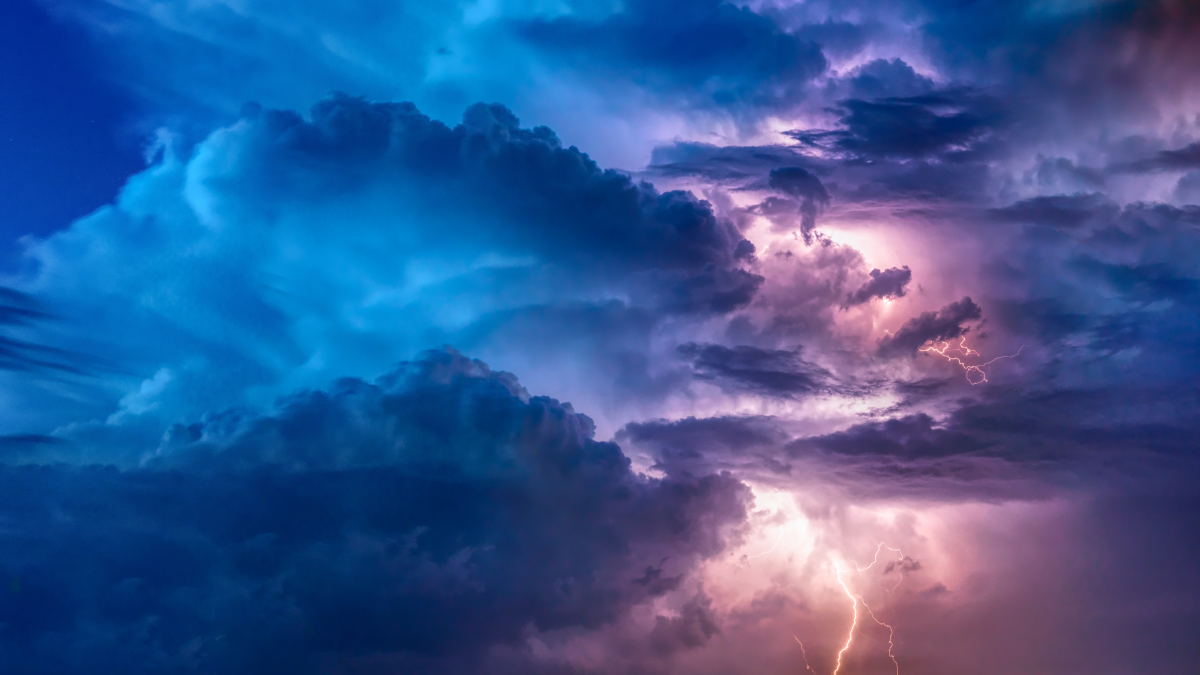
#> input picture image.jpg, 6000 x 3375 px, found by its file name (shown at 1/5 size)
$ python opencv2.py
#> lines starting #> are read from the running program, lines starting #| are printed output that depends on the picture
import cv2
img = cv2.imread("image.jpg")
#> img is the input picture: shape (3375, 6000, 3); mean B, G, R 147.2, 87.7, 53.3

h,w,c = img.shape
#> h = 3375; w = 6000; c = 3
print(h,w,c)
#| 3375 6000 3

"""#resize
resize = cv2.resize(img,(500,500))
cv2.imshow("resized",resize)
cv2.waitKey(0)
cv2.destroyAllWindows()"""

"""#crop
cropped = img[0:400,0:400]
cv2.imshow("cropped",cropped)
cv2.waitKey(0)
cv2.destroyAllWindows()"""

"""#rotate
center = (w//2,h//2)
matrix = cv2.getRotationMatrix2D(center,90,1)
rotated = cv2.warpAffine(img,matrix,(w,h))
cv2.imshow("rotated",rotated)
cv2.waitKey(0)
cv2.destroyAllWindows()"""

#flip
flipped = cv2.flip(img,0)#vertical
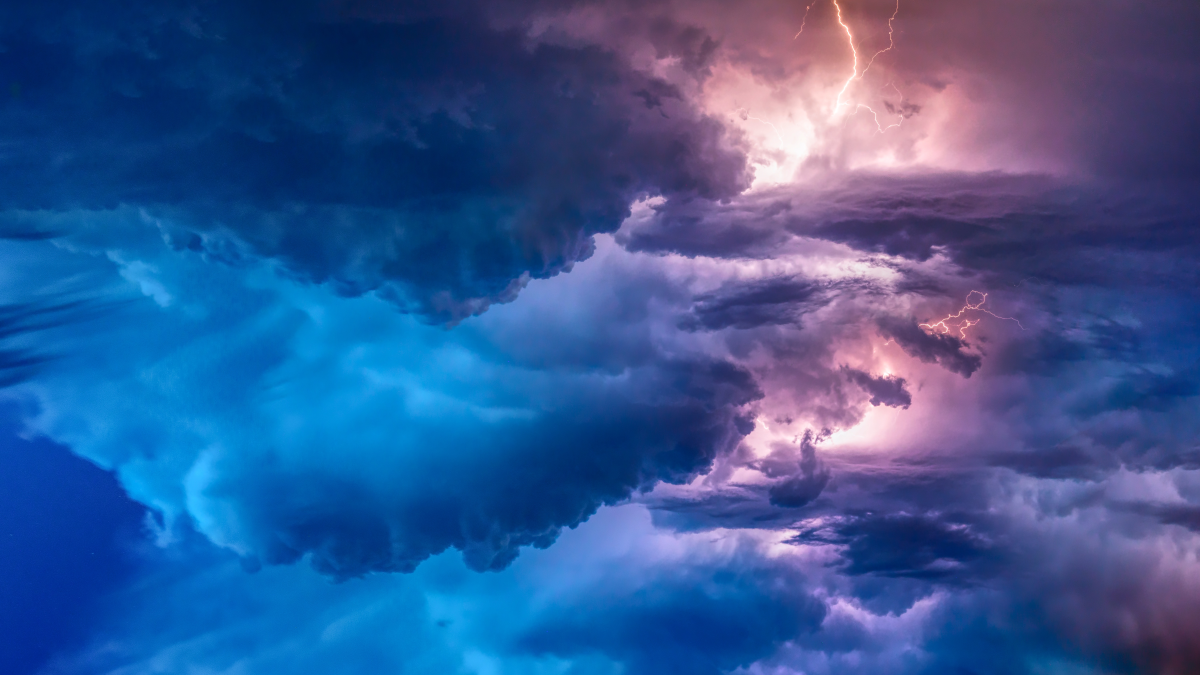
#> flipped: shape (3375, 6000, 3) (shown at 1/5 size); mean B, G, R 147.2, 87.7, 53.3
flipped = cv2.flip(img,1)#horizontal
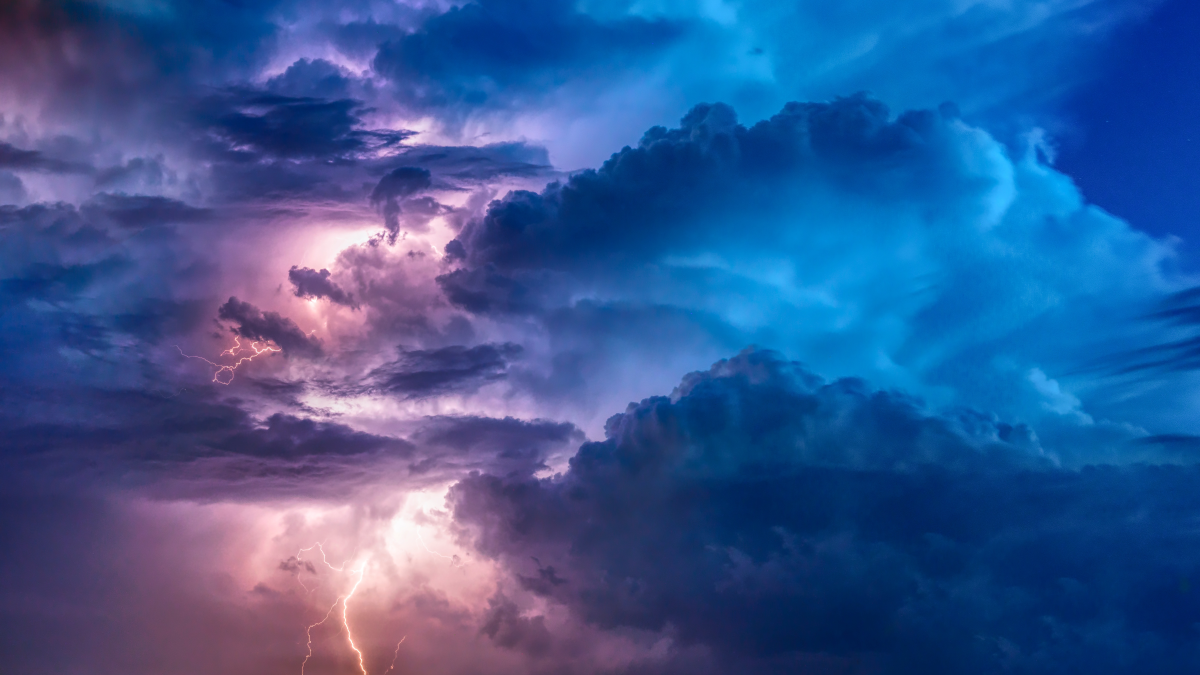
#> flipped: shape (3375, 6000, 3) (shown at 1/5 size); mean B, G, R 147.2, 87.7, 53.3
flipped = cv2.flip(img,-1)#both
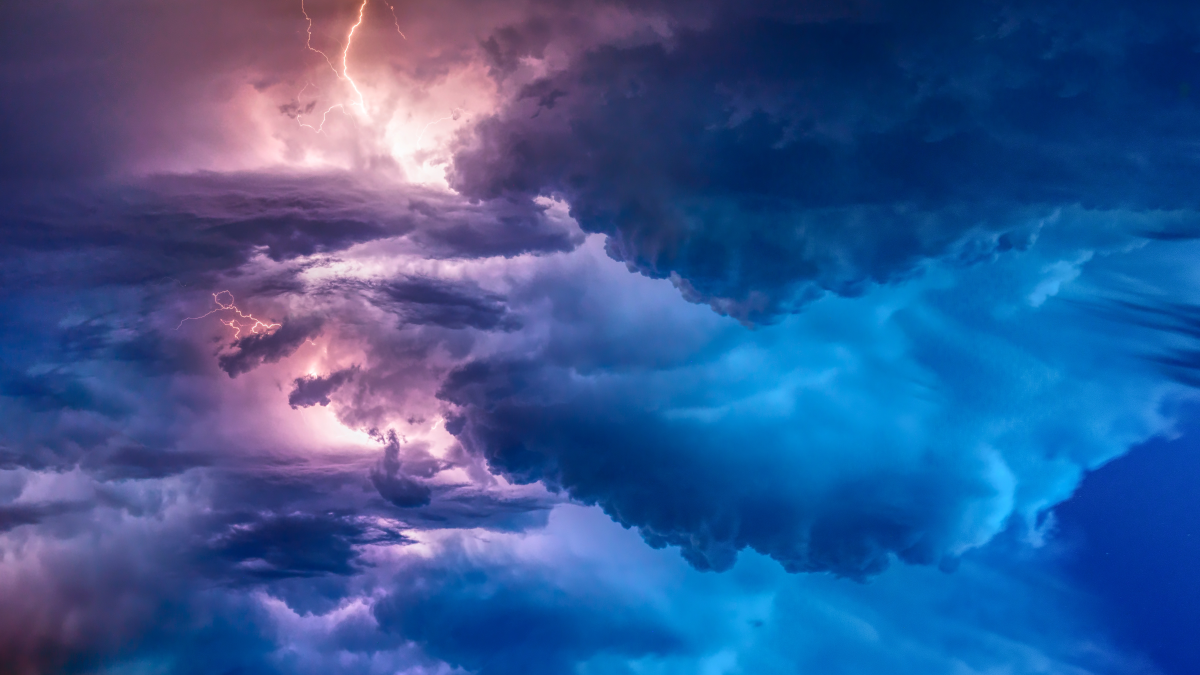
#> flipped: shape (3375, 6000, 3) (shown at 1/5 size); mean B, G, R 147.2, 87.7, 53.3
cv2.imshow("flipped",flipped)
cv2.waitKey(0)
cv2.destroyAllWindows()

cv2.imwrite("flipped.jpg",flipped)

$ run again, with lane detection.jpg copied over image.jpg
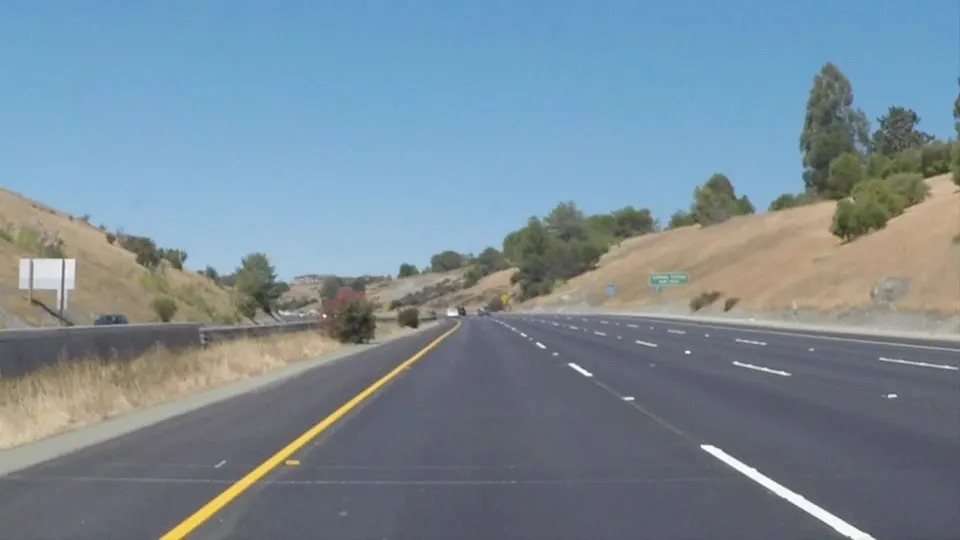
#> input picture lane detection.jpg, 960 x 540 px, found by its file name
#> img is the input picture: shape (540, 960, 3); mean B, G, R 151.5, 138.9, 120.8
#| 540 960 3
#> `flipped = cv2.flip(img,1)#horizontal`:
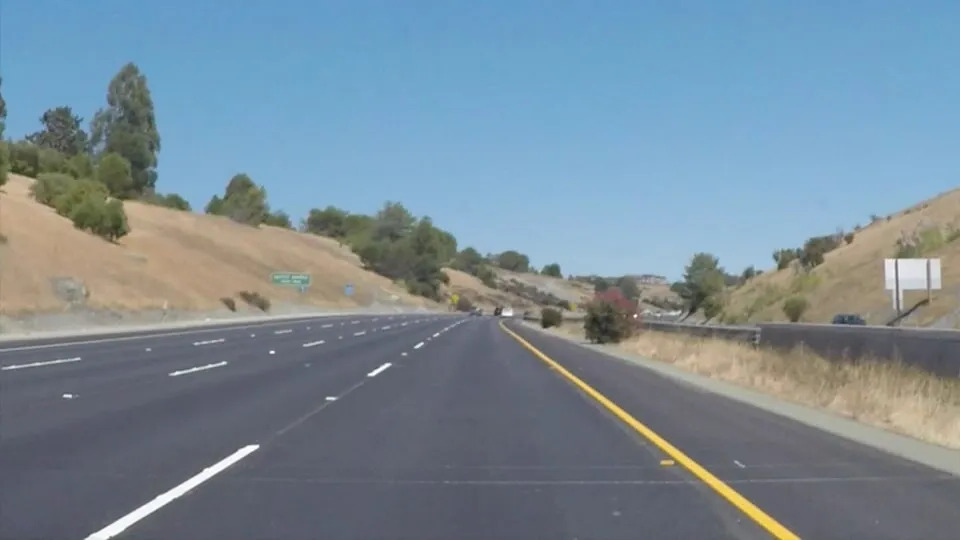
#> flipped: shape (540, 960, 3); mean B, G, R 151.5, 138.9, 120.8
#> `flipped = cv2.flip(img,-1)#both`:
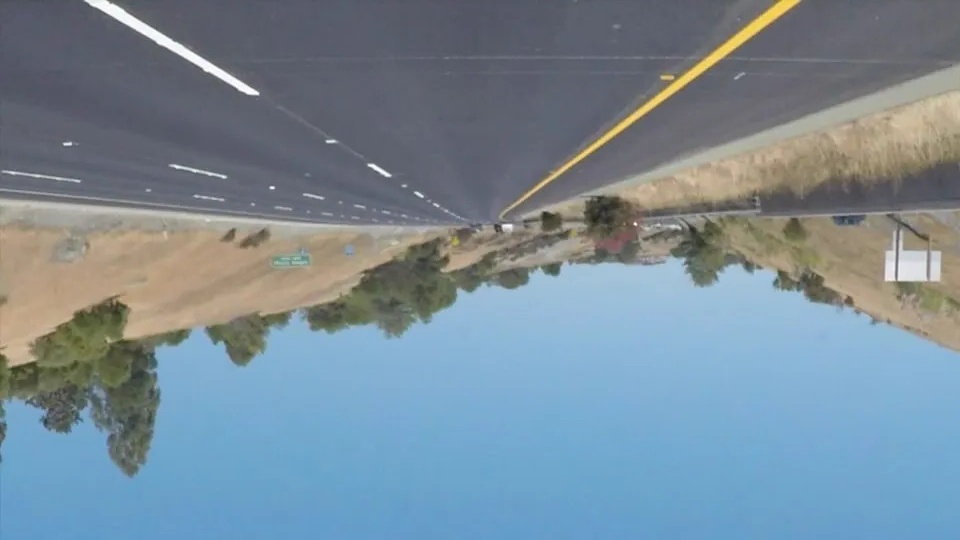
#> flipped: shape (540, 960, 3); mean B, G, R 151.5, 138.9, 120.8
